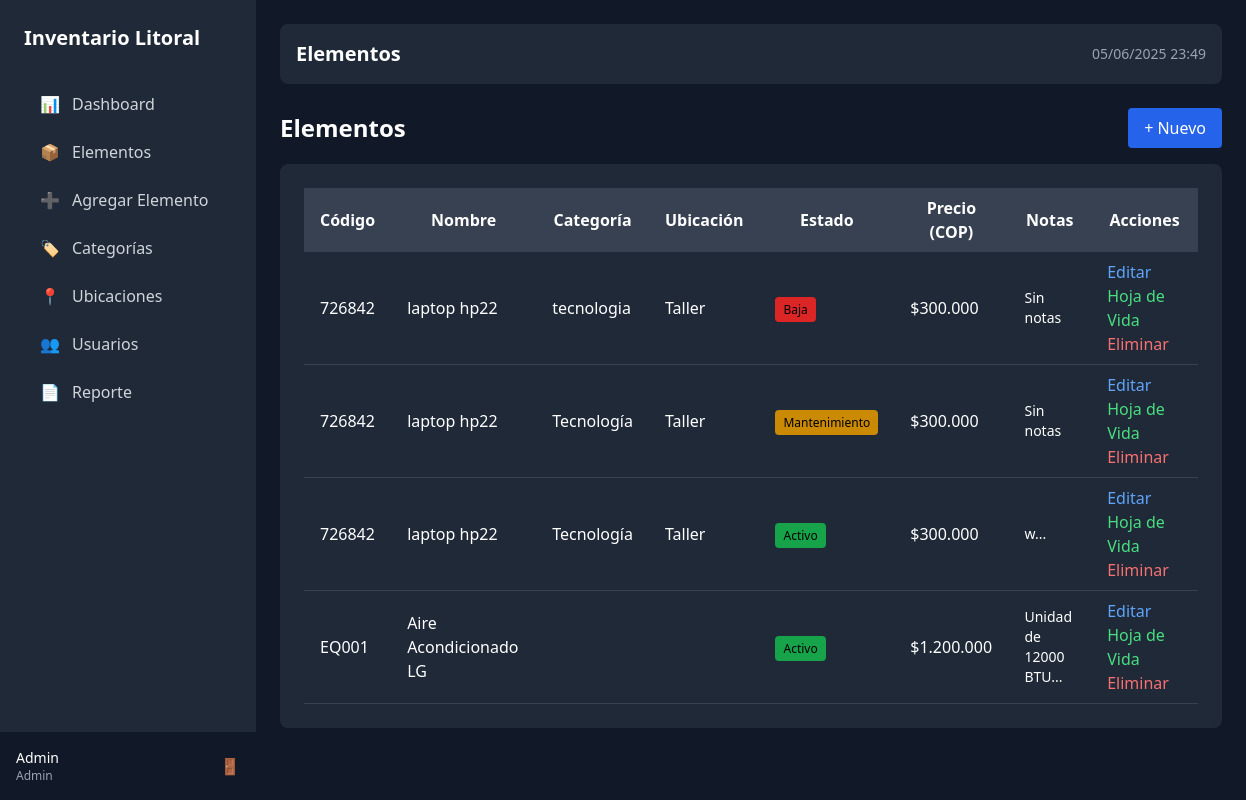
The app's page /public/elementos.php (signed in) with its own data.
### tables this page shows
CREATE TABLE `elementos` (
  `id` int(11) NOT NULL,
  `codigo` varchar(20) NOT NULL,
  `nombre` varchar(100) NOT NULL,
  `estado` enum('activo','mantenimiento','baja') NOT NULL DEFAULT 'activo',
  `precio` decimal(12,2) NOT NULL,
  `notas` text DEFAULT NULL,
  `creado_en` timestamp NOT NULL DEFAULT current_timestamp(),
  `categoria_id` int(11) DEFAULT NULL,
  `ubicacion_id` int(11) DEFAULT NULL
);

CREATE TABLE `categorias` (
  `id` int(11) NOT NULL,
  `nombre` varchar(100) NOT NULL
);

CREATE TABLE `ubicaciones` (
  `id` int(11) NOT NULL,
  `nombre` varchar(100) NOT NULL
);

### public/elementos.php (the view, shortened to what this page needs)
<?php
require_once '../config/database.php';
$stmt = $pdo->query("
    SELECT
        e.*,
        c.nombre AS categoria,
        u.nombre AS ubicacion
    FROM elementos e
    LEFT JOIN categorias c ON e.categoria_id = c.id
    LEFT JOIN ubicaciones u ON e.ubicacion_id = u.id
    ORDER BY e.creado_en DESC
");
$elementos = $stmt->fetchAll();
include '../includes/header.php';
?>
<div class="flex justify-between items-center mb-4">
    <h2 class="text-2xl font-bold text-white">Elementos</h2>
    <a href="elemento_add.php" class="bg-blue-600 text-white px-4 py-2 rounded hover:bg-blue-700">+ Nuevo</a>
</div>
<div class="bg-gray-800 rounded-lg p-6">
    <div class="overflow-x-auto">
        <table class="min-w-full">
            <thead>
                <tr class="bg-gray-700">
                    <th class="px-4 py-2 text-white">Código</th>
                    <th class="px-4 py-2 text-white">Nombre</th>
                    <th class="px-4 py-2 text-white">Categoría</th>
                    <th class="px-4 py-2 text-white">Ubicación</th>
                    <th class="px-4 py-2 text-white">Estado</th>
                    <th class="px-4 py-2 text-white">Precio (COP)</th>
                    <th class="px-4 py-2 text-white">Notas</th>
                    <th class="px-4 py-2 text-white">Acciones</th>
                </tr>
            </thead>
            <tbody>
                <?php foreach($elementos as $e): ?>
                <tr class="border-b border-gray-700">
                    <td class="px-4 py-2 text-white"><?= htmlspecialchars($e['codigo']) ?></td>
                    <td class="px-4 py-2 text-white"><?= htmlspecialchars($e['nombre']) ?></td>
                    <td class="px-4 py-2 text-white"><?= htmlspecialchars($e['categoria']) ?></td>
                    <td class="px-4 py-2 text-white"><?= htmlspecialchars($e['ubicacion']) ?></td>
                    <td class="px-4 py-2">
                        <span class="px-2 py-1 text-xs rounded
                            <?= $e['estado']=='activo' ? 'bg-green-600' : ($e['estado']=='mantenimiento' ? 'bg-yellow-600' : 'bg-red-600') ?>">
                            <?= ucfirst($e['estado']) ?>
                        </span>
                    </td>
                    <td class="px-4 py-2 text-white">$<?= number_format($e['precio'], 0, ',', '.') ?></td>
                    <td class="px-4 py-2 text-white text-sm">
                        <?= $e['notas'] ? substr(htmlspecialchars($e['notas']), 0, 30).'...' : 'Sin notas' ?>
                    </td>
                    <td class="px-4 py-2">
                        <a href="elemento_edit.php?id=<?= $e['id'] ?>"
                           class="text-blue-400 hover:underline mr-2">Editar</a>
                        <a href="hoja_vida.php?id=<?= $e['id'] ?>"
                           class="text-green-400 hover:underline mr-2">Hoja de Vida</a>
                        <?php if(isset($_SESSION['usuario']) && $_SESSION['usuario']['rol'] == 'admin'): ?>
                        <a href="?eliminar=<?= $e['id'] ?>"
                           onclick="return confirm('¿Eliminar elemento?')"
                           class="text-red-400 hover:underline">Eliminar</a>
                        <?php endif; ?>
                    </td>
                </tr>
                <?php endforeach; ?>
            </tbody>
        </table>
    </div>
</div>
<?php include '../includes/footer.php'; ?>

### records on screen
elementos: codigo "726842", nombre "laptop hp22", categoria.nombre "tecnologia", ubicacion.nombre "Taller", estado "Baja", precio "300.000", notas "Sin notas"
elementos: codigo "726842", nombre "laptop hp22", categoria.nombre "Tecnología", ubicacion.nombre "Taller", estado "Mantenimiento", precio "300.000", notas "Sin notas"
elementos: codigo "726842", nombre "laptop hp22", categoria.nombre "Tecnología", ubicacion.nombre "Taller", estado "Activo", precio "300.000", notas "w"
elementos: codigo "EQ001", nombre "Aire Acondicionado LG", estado "Activo", precio "1.200.000", notas "Unidad de 12000 BTU"

### other values on screen
$_SESSION['usuario']['nombre'] "Admin"
$_SESSION['usuario']['rol'] "Admin"
str_replace('_', ' ', $current_page) "Elementos"
